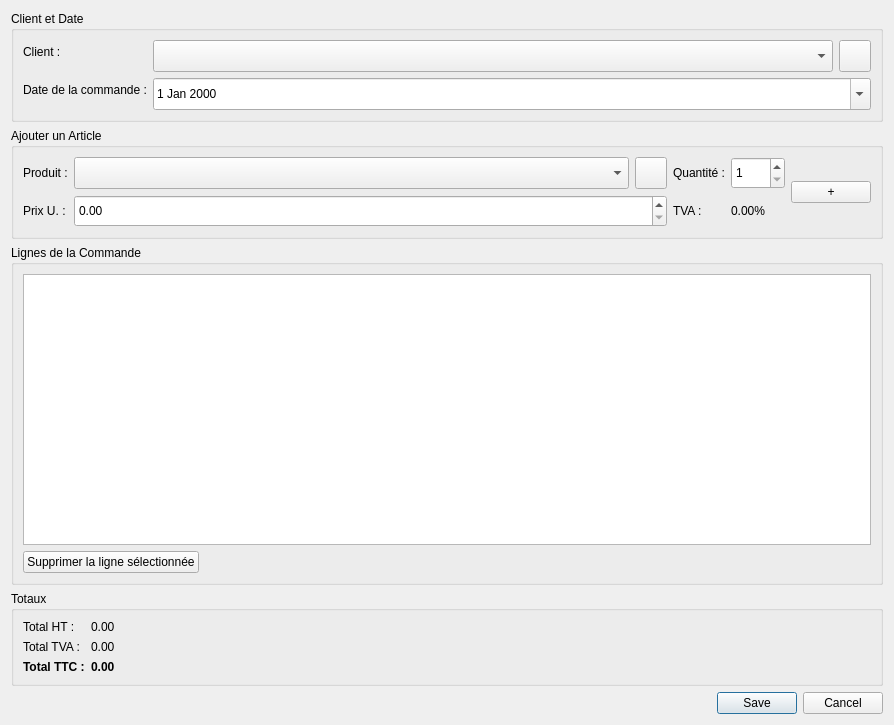
<?xml version="1.0" encoding="UTF-8"?>
<ui version="4.0">
 <class>CommandeEditorDialog</class>
 <widget class="QDialog" name="CommandeEditorDialog">
  <property name="geometry">
   <rect>
    <x>0</x>
    <y>0</y>
    <width>894</width>
    <height>725</height>
   </rect>
  </property>
  <property name="windowTitle">
   <string>Éditeur de Commande</string>
  </property>
  <layout class="QVBoxLayout" name="verticalLayout">
   <item>
    <widget class="QGroupBox" name="client_groupbox">
     <property name="minimumSize">
      <size>
       <width>0</width>
       <height>0</height>
      </size>
     </property>
     <property name="maximumSize">
      <size>
       <width>16777215</width>
       <height>16777215</height>
      </size>
     </property>
     <property name="title">
      <string>Client et Date</string>
     </property>
     <layout class="QFormLayout" name="formLayout">
      <item row="0" column="0">
       <widget class="QLabel" name="client_label">
        <property name="maximumSize">
         <size>
          <width>16777213</width>
          <height>16777215</height>
         </size>
        </property>
        <property name="text">
         <string>Client :</string>
        </property>
       </widget>
      </item>
      <item row="0" column="1">
       <layout class="QHBoxLayout" name="client_layout">
        <item>
         <widget class="QComboBox" name="client_combobox">
          <property name="minimumSize">
           <size>
            <width>0</width>
            <height>32</height>
           </size>
          </property>
         </widget>
        </item>
        <item>
         <widget class="QPushButton" name="add_client_button">
          <property name="minimumSize">
           <size>
            <width>32</width>
            <height>32</height>
           </size>
          </property>
          <property name="maximumSize">
           <size>
            <width>32</width>
            <height>32</height>
           </size>
          </property>
          <property name="text">
           <string/>
          </property>
         </widget>
        </item>
       </layout>
      </item>
      <item row="1" column="0">
       <widget class="QLabel" name="date_commande_label">
        <property name="text">
         <string>Date de la commande :</string>
        </property>
       </widget>
      </item>
      <item row="1" column="1">
       <widget class="QDateEdit" name="date_commande_edit">
        <property name="minimumSize">
         <size>
          <width>0</width>
          <height>32</height>
         </size>
        </property>
        <property name="calendarPopup">
         <bool>true</bool>
        </property>
       </widget>
      </item>
     </layout>
    </widget>
   </item>
   <item>
    <widget class="QGroupBox" name="add_item_groupbox">
     <property name="maximumSize">
      <size>
       <width>16777215</width>
       <height>120</height>
      </size>
     </property>
     <property name="title">
      <string>Ajouter un Article</string>
     </property>
     <layout class="QGridLayout" name="gridLayout">
      <item row="0" column="0">
       <widget class="QLabel" name="product_select_label">
        <property name="text">
         <string>Produit :</string>
        </property>
       </widget>
      </item>
      <item row="0" column="1">
       <layout class="QHBoxLayout" name="product_layout">
        <item>
         <widget class="QComboBox" name="product_combobox">
          <property name="sizePolicy">
           <sizepolicy hsizetype="Expanding" vsizetype="Fixed">
            <horstretch>0</horstretch>
            <verstretch>0</verstretch>
           </sizepolicy>
          </property>
          <property name="minimumSize">
           <size>
            <width>0</width>
            <height>32</height>
           </size>
          </property>
         </widget>
        </item>
        <item>
         <widget class="QPushButton" name="add_product_button">
          <property name="minimumSize">
           <size>
            <width>32</width>
            <height>32</height>
           </size>
          </property>
          <property name="maximumSize">
           <size>
            <width>32</width>
            <height>32</height>
           </size>
          </property>
          <property name="text">
           <string/>
          </property>
         </widget>
        </item>
       </layout>
      </item>
      <item row="0" column="2">
       <widget class="QLabel" name="quantity_label">
        <property name="text">
         <string>Quantité :</string>
        </property>
       </widget>
      </item>
      <item row="0" column="3">
       <widget class="QSpinBox" name="quantity_spinbox">
        <property name="minimumSize">
         <size>
          <width>0</width>
          <height>32</height>
         </size>
        </property>
        <property name="minimum">
         <number>1</number>
        </property>
        <property name="maximum">
         <number>9999</number>
        </property>
       </widget>
      </item>
      <item row="1" column="0">
       <widget class="QLabel" name="price_label">
        <property name="text">
         <string>Prix U. :</string>
        </property>
       </widget>
      </item>
      <item row="1" column="1">
       <widget class="QDoubleSpinBox" name="price_value">
        <property name="minimumSize">
         <size>
          <width>0</width>
          <height>32</height>
         </size>
        </property>
        <property name="minimum">
         <double>0.00</double>
        </property>
        <property name="maximum">
         <double>999999999.00</double>
        </property>
       </widget>
      </item>
      <item row="1" column="2">
       <widget class="QLabel" name="tax_rate_label">
        <property name="text">
         <string>TVA :</string>
        </property>
       </widget>
      </item>
      <item row="1" column="3">
       <widget class="QLabel" name="tax_rate_value">
        <property name="text">
         <string>0.00%</string>
        </property>
       </widget>
      </item>
      <item row="0" column="4" rowspan="2">
       <widget class="QPushButton" name="add_item_button">
        <property name="text">
         <string>+</string>
        </property>
        <property name="iconSize">
         <size>
          <width>24</width>
          <height>24</height>
         </size>
        </property>
       </widget>
      </item>
     </layout>
    </widget>
   </item>
   <item>
    <widget class="QGroupBox" name="items_groupbox">
     <property name="minimumSize">
      <size>
       <width>0</width>
       <height>200</height>
      </size>
     </property>
     <property name="title">
      <string>Lignes de la Commande</string>
     </property>
     <layout class="QVBoxLayout" name="verticalLayout_2">
      <item>
       <widget class="QTableView" name="items_table_view"/>
      </item>
      <item>
       <layout class="QHBoxLayout" name="horizontalLayout">
        <item>
         <widget class="QPushButton" name="remove_item_button">
          <property name="text">
           <string>Supprimer la ligne sélectionnée</string>
          </property>
         </widget>
        </item>
        <item>
         <spacer name="horizontalSpacer">
          <property name="orientation">
           <enum>Qt::Horizontal</enum>
          </property>
          <property name="sizeHint" stdset="0">
           <size>
            <width>40</width>
            <height>20</height>
           </size>
          </property>
         </spacer>
        </item>
       </layout>
      </item>
     </layout>
    </widget>
   </item>
   <item>
    <widget class="QGroupBox" name="totals_groupbox">
     <property name="maximumSize">
      <size>
       <width>16777215</width>
       <height>120</height>
      </size>
     </property>
     <property name="title">
      <string>Totaux</string>
     </property>
     <layout class="QFormLayout" name="formLayout_2">
      <item row="0" column="0">
       <widget class="QLabel" name="total_ht_label">
        <property name="text">
         <string>Total HT :</string>
        </property>
       </widget>
      </item>
      <item row="0" column="1">
       <widget class="QLabel" name="total_ht_value">
        <property name="text">
         <string>0.00</string>
        </property>
       </widget>
      </item>
      <item row="1" column="0">
       <widget class="QLabel" name="total_tax_label">
        <property name="text">
         <string>Total TVA :</string>
        </property>
       </widget>
      </item>
      <item row="1" column="1">
       <widget class="QLabel" name="total_tax_value">
        <property name="text">
         <string>0.00</string>
        </property>
       </widget>
      </item>
      <item row="2" column="0">
       <widget class="QLabel" name="total_ttc_label">
        <property name="font">
         <font>
          <weight>75</weight>
          <bold>true</bold>
         </font>
        </property>
        <property name="text">
         <string>Total TTC :</string>
        </property>
       </widget>
      </item>
      <item row="2" column="1">
       <widget class="QLabel" name="total_ttc_value">
        <property name="font">
         <font>
          <weight>75</weight>
          <bold>true</bold>
         </font>
        </property>
        <property name="text">
         <string>0.00</string>
        </property>
       </widget>
      </item>
     </layout>
    </widget>
   </item>
   <item>
    <widget class="QDialogButtonBox" name="button_box">
     <property name="standardButtons">
      <set>QDialogButtonBox::Cancel|QDialogButtonBox::Save</set>
     </property>
    </widget>
   </item>
  </layout>
 </widget>
 <resources/>
 <connections/>
</ui>
